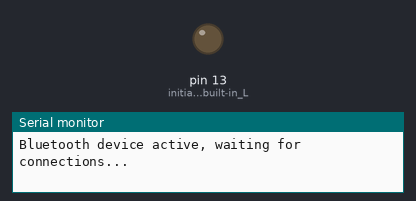
A sketch run on a simulated Arduino Nano, built with avr-gcc and run on an emulated ATmega328P. Parts: output pins drawn as LEDs (lit = HIGH), the last lines printed to the serial monitor. Nothing arrives over Bluetooth unless stated; a phone connects over Bluetooth LE 3 s after start.

Above: at 0.1 s.
At 3.1 s:
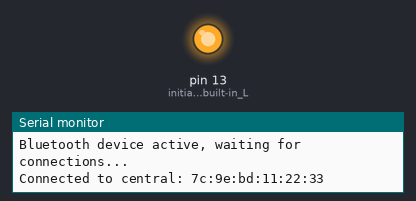
Timing chart, 0 to 4.6 s (numbered marks = the images above):
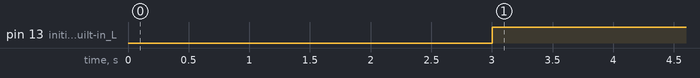

The sketch:

BLE_sensor_server.ino
```cpp
/*
  pIRfusiX sensor BLE firmware

  Service:
  - sensorService (service encapsulating various characteristics)
  - connectService (service to ensure the device is unique)

  Characterstics for sensorService:
  - sensorChar (sensor value output)
  - batteryChar (battery voltage remaining)

  Characterstics for connectService:
  - connectChar (used for connection algorithm)

  The circuit:
  - Arduino Nano 33 BLE or custom pIRfusiX PCB board

  Interacts with the ESP32 BLE client firmware

  Author: Khaled Elmalawany
*/

#include <ArduinoBLE.h>

//*****Shared with NANO 33 TODO: move to a common refererred .h file***
// Parameters only for Sensor
#define BATTERY_INTERVAL_MS 2000
#define BATTERY_PIN A0
#define LED_PIN_RED 18 //verified
#define LED_PIN_GREEN 3 //verified
#define LED_PIN_BLUE 5 //verified
#define ON LOW
#define OFF HIGH


// Parameters only for Gateway
#define ONBOARD_LED 2

// Shared parameters
#define TOTAL_POSSIBLE_LOCATIONS 4
#define LEFT_ARM 0
#define RIGHT_ARM 1
#define LEFT_LEG 2
#define RIGHT_LEG 3

#define CONNECT_UUID "6164e702-7565-11ec-90d6-0242ac120003"

#define SENSOR_CHAR_UUID "fec40b26-757a-11ec-90d6-0242ac120003"
#define BATTERY_CHAR_UUID "fec40dc4-757a-11ec-90d6-0242ac120003"
//********************************************************************
uint8_t location = LEFT_ARM;

// BLE Service (NOTE: Consider moving into setup() to reduce dynamic memory)
BLEService sensorService(CONNECT_UUID);

// BLE Sensor Data Characteristic
BLEFloatCharacteristic sensorChar(SENSOR_CHAR_UUID,  // standard 16-bit characteristic UUID
                                  BLERead | BLENotify); // remote clients will be able to get notifications if this characteristic changes


// BLE Battery Level Characteristic
BLEIntCharacteristic batteryChar(BATTERY_CHAR_UUID,  // standard 16-bit characteristic UUID
                                 BLERead | BLENotify); // remote clients will be able to get notifications if this characteristic changes

// Battery global variables
int oldBatteryLevel = 0;
long previousMillis = 0;

void setup() {
  Serial.begin(9600);    // initialize serial communication

  pinMode(LED_BUILTIN, OUTPUT); // initialize the built-in LED pin to indicate when a central is connected

  // begin initialization
  if (!BLE.begin()) {
    Serial.println("starting BLE failed!");
    while (1);
  }

  /* Set a local name for the BLE device
     This name will appear in advertising packets
     and can be used by remote devices to identify this BLE device
     The name can be changed but maybe be truncated based on space left in advertisement packet
  */
  BLE.setLocalName("pIRfusiX sensor");
  BLE.setAdvertisedService(sensorService); // add the service UUID
  sensorService.addCharacteristic(sensorChar); // add the sensor characteristic
  sensorService.addCharacteristic(batteryChar); // add the battery characteristic
  BLE.addService(sensorService); // Add the connection service
  batteryChar.writeValue(location);

  /* Start advertising BLE.  It will start continuously transmitting BLE
     advertising packets and will be visible to remote BLE central devices
     until it receives a new connection */

  // start advertising
  BLE.advertise();

  Serial.println("Bluetooth device active, waiting for connections...");
}

void loop() {
  // wait for a BLE central
  BLEDevice central = BLE.central();

  // if a central is connected to the peripheral:
  if (central) {
    Serial.print("Connected to central: ");
    // print the central's BT address:
    Serial.println(central.address());
    // turn on the LED to indicate the connection:
    digitalWrite(LED_BUILTIN, HIGH);
    previousMillis = millis();

    // while the central is connected:
    while (central.connected()) {
      //**********IR Sensor*****************
      if (sensorChar.subscribed()) {
        sensorChar.writeValue(readSensor());
      }

      //**********BATERY*****************
      // if some interval time has passed, check the battery level:
      if (batteryChar.subscribed() && millis() - previousMillis > BATTERY_INTERVAL_MS) {
        previousMillis = millis();
        updateBatteryLevel();
      }
    }
    // when the central disconnects, turn off the LED:
    digitalWrite(LED_BUILTIN, LOW);
    Serial.print("Disconnected from central: ");
    Serial.println(central.address());

    // Reset the location
    batteryChar.writeValue(location);
  }
}

void updateBatteryLevel() {
  /* Read the current voltage level on the battery's analog input pin.
     This is used here to simulate the charge level of a battery.
  */
  int battery = analogRead(BATTERY_PIN);
  int batteryLevel = map(battery, 0, 1023, 0, 100);

  if (batteryLevel != oldBatteryLevel) {      // if the battery level has changed
    Serial.print("Battery Level % is now: "); // print it
    Serial.println(batteryLevel);
    batteryChar.writeValue(batteryLevel);  // and update the battery level characteristic
    oldBatteryLevel = batteryLevel;           // save the level for next comparison
  }
}

float readSensor() {
  // TODO: Update to proper code
  delay(50);
  return float(millis());
}
```

Measured:
- by itself, pin 13 (initialize_the_built-in_L): LOW → HIGH at 3.0 s
